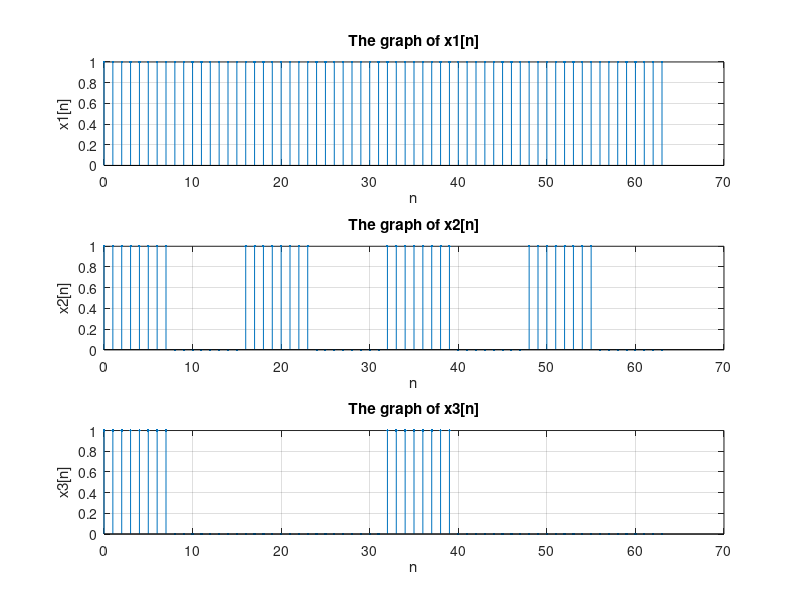
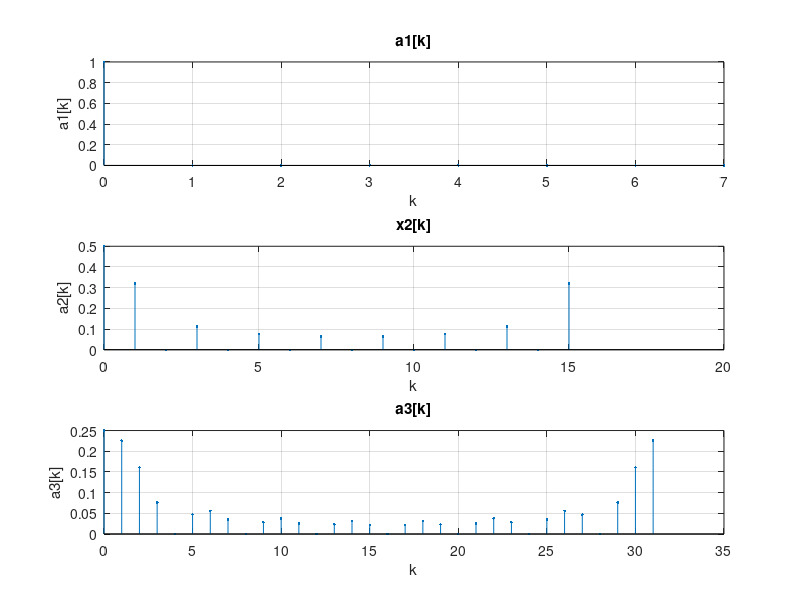

MATLAB code to generate these figures, in order: (Note: this script raises an error after producing the figures.)
%Name: Matlab/CUDA: Signals and Systems Lab 5th
%Auther: Changgang Zheng
%Student Number UESTC:2016200302027
%Student Number UoG:2289258z
%Institution: Glasgow College UESCT
%Question: Perform convolution. 3.5(d)(e)(f)(h)

function  problem_3rd
    
    %% problem 3.5(d)
    N=64;
    n=[0:63];
    X1=[ones(1,8)];
    X2=[ones(1,8) zeros(1,8)];
    X3=[ones(1,8) zeros(1,24)];
    x1=zeros(1,64);
    x2=zeros(1,64);
    x3=zeros(1,64);
    N1=8;
    N2=16;
    N3=32;
    
    for i=1:N
        n1=mod(i-1,N1)+1;
        x1(i)=X1(n1);
        n2=mod(i-1,N2)+1;
        x2(i)=X2(n2);
        n3=mod(i-1,N3)+1;
        x3(i)=X3(n3);
    end

    figure;                                                 % create a new window for plotting
    subplot(3,1,1);                                         % set the place for pictures in a picture, which is plotted in a window
    stem(n,x1,'.');                                         % plot the picture
    title('The graph of x1[n]');                            % name the title of the figure as'The graph of x1[n]'
    xlabel('n');                                            % name the label of x-axis as 'n'
    ylabel('x1[n]');                                        % name the label of y-axis as 'x1[n]'
    grid on;
    
    subplot(3,1,2);                                         % set the place for pictures in a picture, which is plotted in a window
    stem(n,x2,'.');                                         % plot the picture
    title('The graph of x2[n]');                            % name the title of the figure as 'The graph of x2[n]'
    xlabel('n');                                            % name the label of x-axis as 'n'
    ylabel('x2[n]');                                        % name the label of y-axis as 'x2[n]'
    grid on;
    
    subplot(3,1,3);                                         % set the place for pictures in a picture, which is plotted in a window
    stem(n,x3,'.');                                         % plot the picture
    title('The graph of x3[n]');                            % name the title of the figure as 'The graph of x3[n]'
    xlabel('n');                                            % name the label of x-axis as 'n'
    ylabel('x3[n]');                                        % name the label of y-axis as 'x3[n]'
    grid on;
    %%
    %% problem 3.5(e)

    
    a1=(1/N1)*fft(x1(1:8));
    a2=(1/N2)*fft(x2(1:16));
    a3=(1/N3)*fft(x3(1:32));
   
    
    
    figure;                                                 % create a new window for plotting
    subplot(3,1,1);                                         % set the place for pictures in a picture, which is plotted in a window
    stem([0:7],abs(a1(1:8)),'.');                           % plot the picture
    title('a1[k]');
    xlabel('k');                                            % name the label x
    ylabel('a1[k]');                                        % name the label y
    grid on;                                                % generate the grid
    
    subplot(3,1,2);                                         % set the place for pictures in a picture, which is plotted in a window
    stem([0:15],abs(a2(1:16)),'.');                         % plot the picture
    title('x2[k]');
    xlabel('k');                                            % name the label x
    ylabel('a2[k]');                                        % name the label y
    grid on;                                                % generate the grid
    
    subplot(3,1,3);                                         % set the place for pictures in a picture, which is plotted in a window
    stem([0:31],abs(a3(1:32)),'.');                         % plot the picture
    title('a3[k]');
    xlabel('k');                                            % name the label x
    ylabel('a3[k]');                                        % name the label y
    grid on;  
    
    
    
    a1=shift_fft(a1);
    a2=shift_fft(a2);
    a3=shift_fft(a3);
    
    %{
    A1=a1;
    A2=a2;
    A3=a3;
    
    for i=1:length(a1)/2-1
        a1(length(a1)/2)=A1(1);
        a1(length(a1)/2+i)=A1(1+i);
        a1(length(a1)/2-i)=A1(length(a1)-i+1);
        a2(length(a2)/2)=A2(1);
        a2(length(a2)/2+i)=A2(1+i);
        a2(length(a2)/2-i)=A2(length(a2)-i+1);
        a3(length(a3)/2)=A3(1);
        a3(length(a3)/2+i)=A3(1+i);
        a3(length(a3)/2-i)=A3(length(a3)-i+1);
    end
    %}
    
    figure;                                                     % create a new window for plotting
    subplot(4,1,1);                                             % set the place for pictures in a picture, which is plotted in a window
    stem([0:7],x1(1:8),'.');                                    % plot the picture
    title('x1[n]');
    xlabel('n');                                                % name the label x
    ylabel('x1');                                               % name the label y
    grid on;                                                    % generate the grid
    

    subplot(4,1,2);                                             % set the place for pictures in a picture, which is plotted in a window
    stem([-floor(length(a1)/2)+1:length(a1)/2],a1,'.');         % plot the picture
    title('a[k] of x1');
    xlabel('k');                                                % name the label x
    ylabel('a[k]');                                             % name the label y
    grid on;                                                    % generate the grid
    
    subplot(4,1,3);                                             % set the place for pictures in a picture, which is plotted in a window
    stem([-floor(length(a1)/2)+1:length(a1)/2],abs(a1),'.');    % plot the picture
    title('Amplitude of a[k]');
    xlabel('k');                                                % name the label x
    ylabel('|a[k]|');                                           % name the label y
    grid on;                                                    % generate the grid
    
    subplot(4,1,4);                                             % set the place for pictures in a picture, which is plotted in a window
    stem([-floor(length(a1)/2)+1:length(a1)/2],phase(a1),'.');  % plot the picture
    title('Phase of a[k]');                                     % set the title
    xlabel('k');                                                % name the label x
    ylabel('Phase of a[k]');                                    % name the label y
    grid on;                                                    % generate the grid
    
    
    figure;                                                     % create a new window for plotting
    subplot(4,1,1);                                             % set the place for pictures in a picture, which is plotted in a window
    stem([0:15],x2(1:16),'.');                                  % plot the picture
    title('x2[n]');
    xlabel('n');                                                % name the label x
    ylabel('x2[n]');                                            % name the label y
    grid on;                                                    % generate the grid
    
    subplot(4,1,2);                                             % set the place for pictures in a picture, which is plotted in a window
    stem([-floor(length(a2)/2)+1:length(a2)/2],a2,'.');         % plot the picture
    title('a[k] of x2');                                        % set the title
    xlabel('k');                                                % name the label x
    ylabel('a[k]');                                             % name the label y
    grid on;                                                    % generate the grid
    
    subplot(4,1,3);                                             % set the place for pictures in a picture, which is plotted in a window
    stem([-floor(length(a2)/2)+1:length(a2)/2],abs(a2),'.');    % plot the picture
    title('Amplitude of a[k]');
    xlabel('k');                                                % name the label x
    ylabel('|a[k]|');                                           % name the label y
    grid on;                                                    % generate the grid
    
    subplot(4,1,4);                                             % set the place for pictures in a picture, which is plotted in a window
    stem([-floor(length(a2)/2)+1:length(a2)/2],phase(a2),'.');  % plot the picture
    title('Phase of a[k]');
    xlabel('k');                                                % name the label x
    ylabel('Phase of a[k]');                                    % name the label y
    grid on;                                                    % generate the grid

    figure;                                                     % create a new window for plotting
    subplot(4,1,1);                                             % set the place for pictures in a picture, which is plotted in a window
    stem([0:31],x3(1:32),'.');                                  % plot the picture
    title('x3[n]');                                             % set the title
    xlabel('k');                                                % name the label x
    ylabel('x3[n]');                                            % name the label y
    grid on;                                                    % generate the grid
    
    
    
    subplot(4,1,2);                                             % set the place for pictures in a picture, which is plotted in a window
    stem([-floor(length(a3)/2)+1:length(a3)/2],a3,'.');         % plot the picture
    title('a[k] of x3');                                        % set the title
    xlabel('k');                                                % name the label x
    ylabel('a[k]');                                             % name the label y
    grid on;                                                    % generate the grid
    
    subplot(4,1,3);                                             % set the place for pictures in a picture, which is plotted in a window
    stem([-floor(length(a3)/2)+1:length(a3)/2],abs(a3),'.');    % plot the picture
    title('Amplitude of a[k]');                                 % set the title
    xlabel('k');                                                % name the label x
    ylabel('|a[k]|');                                           % name the label y
    grid on;                                                    % generate the grid
    
    subplot(4,1,4);                                             % set the place for pictures in a picture, which is plotted in a window
    stem([-floor(length(a3)/2)+1:length(a3)/2],phase(a3),'.');  % plot the picture
    title('Phase of a[k]');                                     % set the title
    xlabel('k');                                                % name the label x
    ylabel('Phase of a[k]');                                    % name the label y
    grid on;                                                    % generate the grid

    

    %%
    %% problem 3.5(f)
    syms k n;
    E=@(k,n)(exp(k*1i*(2*pi/32)*n));
    
    x3_2=zeros(1,32);
    x3_8=zeros(1,32);
    x3_12=zeros(1,32);
    x3_all=zeros(1,32);
    
    for n=0:31
        for k=-2:2
            x3_2(n+1)=real(x3_2(n+1)+E(k,n)*a3(16+k));
        end
        for k=-8:8
            x3_8(n+1)=real(x3_8(n+1)+E(k,n)*a3(16+k));
        end
        for k=-12:12
            x3_12(n+1)=real(x3_12(n+1)+E(k,n)*a3(16+k));
        end
        for k=-15:16
            x3_all(n+1)=real(x3_all(n+1)+E(k,n)*a3(16+k));
        end
    end

    %%
    %% problem 3.5(h)
    
    figure;                                                 % create a new window for plotting
    subplot(4,1,1);                                         % set the place for pictures in a picture, which is plotted in a window
    stem([0:length(x3_2)-1],x3_2,'.');                      % plot the picture
    title('x3-2[n]');                                       % set the title
    xlabel('n');                                            % name the label x
    ylabel('x3-2[n]');                                      % name the label y
    grid on;                                                % generate the grid
    
    subplot(4,1,2);                                         % set the place for pictures in a picture, which is plotted in a window
    stem([0:length(x3_8)-1],x3_8,'.');                      % plot the picture
    title('x3-8[n]');                                       % set the title
    xlabel('n');                                            % name the label x
    ylabel('x3-8[n]');                                      % name the label y
    grid on;                                                % generate the grid
    
    subplot(4,1,3);                                         % set the place for pictures in a picture, which is plotted in a window
    stem([0:length(x3_12)-1],x3_12,'.');                    % plot the picture
    title('x3-12[n]');                                      % set the title
    xlabel('n');                                            % name the label x
    ylabel('x3-12[n]');                                     % name the label y
    grid on;                                                % generate the grid
    
    subplot(4,1,4);                                         % set the place for pictures in a picture, which is plotted in a window
    stem([0:length(x3_all)-1],x3_all,'.');                  % plot the picture
    title('x3-all[n]');                                     % set the title
    xlabel('n');                                            % name the label x
    ylabel('x3-all[n]');                                    % name the label y
    grid on;                                                % generate the grid
    
    %%